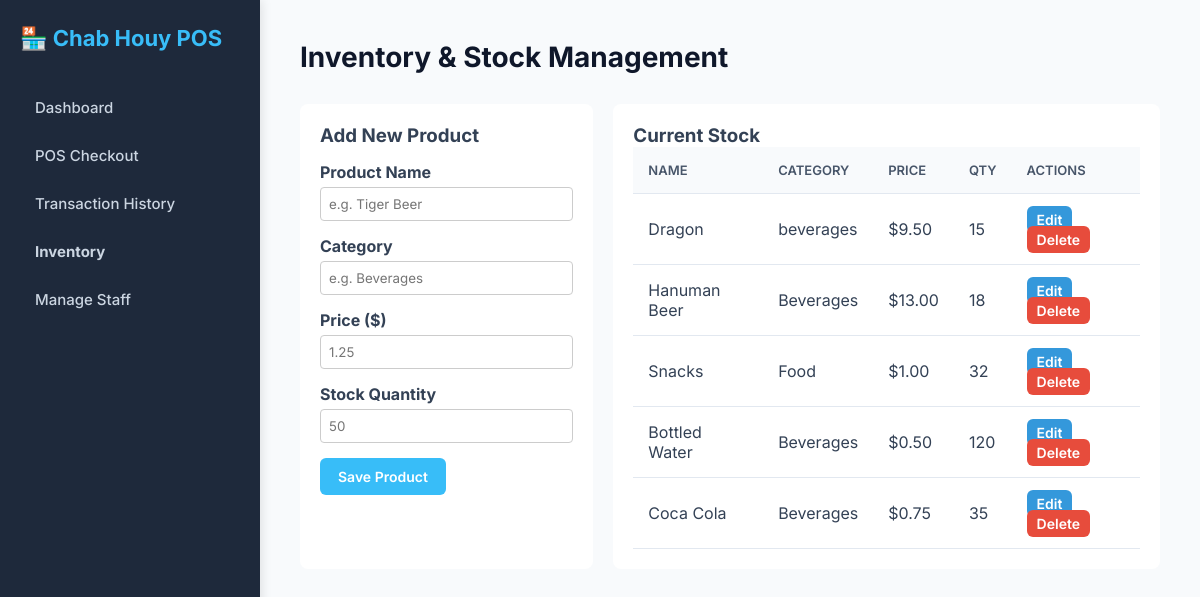
The app's page /inventory.php (signed in) with its own data.
### tables this page shows
CREATE TABLE `products` (
  `id` int NOT NULL,
  `name` varchar(100) NOT NULL,
  `category` varchar(50) NOT NULL,
  `price` decimal(10,2) NOT NULL,
  `stock_quantity` int NOT NULL
);

### inventory.php (the view, shortened to what this page needs)
<?php
require_once 'db.php';
$stmt = $pdo->query("SELECT * FROM products ORDER BY id DESC");
$products = $stmt->fetchAll();
?>
<!DOCTYPE html>
<html lang="en">
<head>
    <link rel="stylesheet" href="assets/css/style.css">
</head>
<body>
    <sidebar>
        <h2>🏪 Chab Houy POS</h2>
        <a href="index.php">Dashboard</a>
        <a href="pos.php">POS Checkout</a>
        <a href="history.php">Transaction History</a>
        <a href="inventory.php"><b>Inventory</b></a>
        <?php if (isset($_SESSION['role_id']) && $_SESSION['role_id'] == 1): ?>
            <a href="users.php">Manage Staff</a>
        <?php endif; ?>
    </sidebar>
    <main>
        <header>
            <h1>Inventory & Stock Management</h1>
        </header>
        <div class="layout">
            <div class="add-product-form">
                <h3>Add New Product</h3>
                <form action="inventory.php" method="POST" style="margin-top: 15px;">
                    <div class="form-group">
                        <label>Product Name</label>
                        <input type="text" name="name" placeholder="e.g. Tiger Beer" required>
                    </div>
                    <div class="form-group">
                        <label>Category</label>
                        <input type="text" name="category" placeholder="e.g. Beverages" required>
                    </div>
                    <div class="form-group">
                        <label>Price ($)</label>
                        <input type="number" name="price" step="0.01" placeholder="1.25" required>
                    </div>
                    <div class="form-group">
                        <label>Stock Quantity</label>
                        <input type="number" name="stock_quantity" placeholder="50" required>
                    </div>
                    <button type="submit" class="btn">Save Product</button>
                </form>
            </div>
            <div class="stock-table">
                <h3>Current Stock</h3>
                <table>
                    <thead>
                        <tr>
                            <th>Name</th>
                            <th>Category</th>
                            <th>Price</th>
                            <th>Qty</th>
                            <th>Actions</th>
                        </tr>
                    </thead>
                    <tbody>
                        <?php if (count($products) > 0): ?>
                            <?php foreach ($products as $product): ?>
                                <tr>
                                    <td><?= htmlspecialchars($product['name']) ?></td>
                                    <td><?= htmlspecialchars($product['category']) ?></td>
                                    <td>$<?= number_format($product['price'], 2) ?></td>
                                    <td><?= htmlspecialchars($product['stock_quantity']) ?></td>
                                    <td>
                                        <a href="edit_product.php?id=<?= $product['id'] ?>" class="btn" style="background: #3498db; padding: 5px 10px; text-decoration: none;">Edit</a>
                                        <a href="delete_product.php?id=<?= $product['id'] ?>" class="btn" style="background: #e74c3c; padding: 5px 10px; text-decoration: none;" onclick="return confirm('Are you sure you want to delete this?');">Delete</a>
                                    </td>
                                </tr>
                            <?php endforeach; ?>
                        <?php else: ?>
                            <tr>
                                <td colspan="4" style="text-align: center; color: #7f8c8d;">No products found in inventory.</td>
                            </tr>
                        <?php endif; ?>
                    </tbody>
                </table>
            </div>
        </div>
    </main>
</body>
</html>

### assets/css/style.css (style rules this page uses)
* { box-sizing: border-box; margin: 0; padding: 0; font-family: 'Inter', sans-serif; }
body { background-color: #f8fafc; color: #334155; display: flex; }
sidebar { width: 260px; background: #1e293b; color: #f8fafc; height: 100vh; padding: 25px 20px; position: fixed; box-shadow: 2px 0 10px rgba(0,0,0,0.1); }
sidebar h2 { font-size: 22px; margin-bottom: 35px; color: #38bdf8; display: flex; align-items: center; gap: 10px; }
sidebar a { display: block; color: #cbd5e1; text-decoration: none; padding: 12px 15px; margin-bottom: 5px; border-radius: 6px; font-size: 15px; font-weight: 500; transition: all 0.2s ease; }
main { margin-left: 260px; padding: 40px; width: calc(100% - 260px); }
header { margin-bottom: 30px; display: flex; justify-content: space-between; align-items: center; }
header h1 { font-size: 28px; color: #0f172a; font-weight: 700; }
table { width: 100%; border-collapse: collapse; }
table th, table td { padding: 15px; text-align: left; border-bottom: 1px solid #e2e8f0; }
table th { background-color: #f8fafc; color: #475569; font-weight: 600; text-transform: uppercase; font-size: 13px; }
.btn { background: #38bdf8; color: #ffffff; border: none; padding: 10px 18px; border-radius: 6px; cursor: pointer; font-size: 14px; font-weight: 600; transition: background 0.2s ease; }

### inventory.php (style rules this page uses)
.form-group { margin-bottom: 15px; }
.form-group label { display: block; margin-bottom: 5px; font-weight: bold; }
.form-group input { width: 100%; padding: 8px; border: 1px solid #ccc; border-radius: 4px; }
.layout { display: flex; gap: 20px; }
.add-product-form { flex: 1; background: #fff; padding: 20px; border-radius: 8px; }
.stock-table { flex: 2; background: #fff; padding: 20px; border-radius: 8px; }

### records on screen
products: name "Dragon", category "beverages", price "9.50", stock_quantity "15"
products: name "Hanuman Beer", category "Beverages", price "13.00", stock_quantity "18"
products: name "Snacks", category "Food", price "1.00", stock_quantity "32"
products: name "Bottled Water", category "Beverages", price "0.50", stock_quantity "120"
products: name "Coca Cola", category "Beverages", price "0.75", stock_quantity "35"
